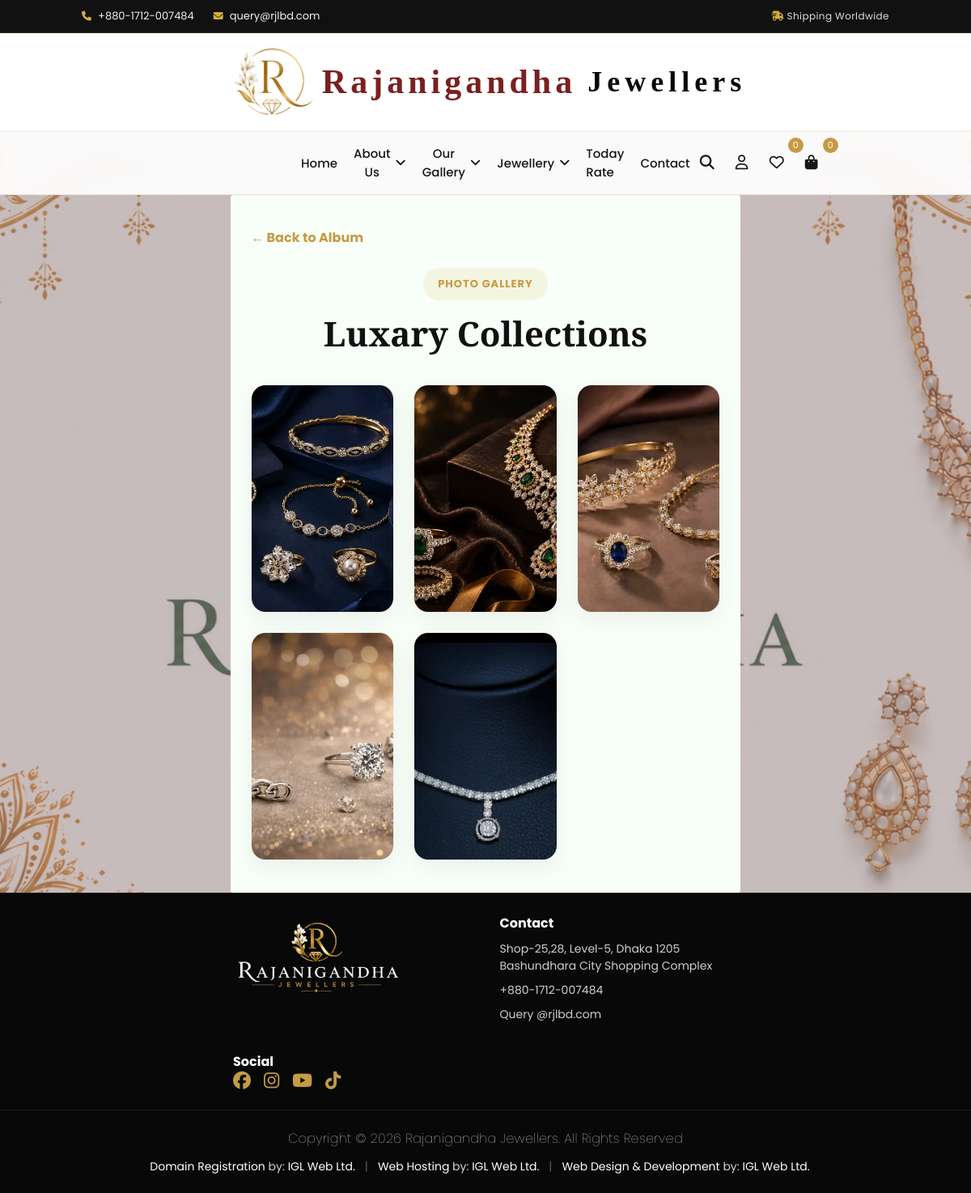
Screenshot of /photo-gallery/luxary-collections/ with the database file from the repository.
### apps/pages/models.py (models this page shows, shortened)
class PhotoAlbum(models.Model):
    title = models.CharField(max_length=120)
    cover_image = models.ImageField(upload_to="albums/")
    slug = models.SlugField(unique=True, blank=True)
    order = models.PositiveIntegerField(default=0)
    class Meta:
        ordering = ["order", "-id"]

class PhotoGallery(models.Model):
    album = models.ForeignKey(
        PhotoAlbum,
        on_delete=models.CASCADE,
        related_name="photos"
    )
    title = models.CharField(
        max_length=120,
        blank=True,
        null=True
    )
    slug = models.SlugField(
        unique=True,
        blank=True
    )
    image = models.ImageField(
        upload_to="gallery/"
    )
    order = models.PositiveIntegerField(
        default=0
    )
    class Meta:
        ordering = ["order", "-id"]

### apps/pages/views.py (the view)
# urls.py: path('photo-gallery/<slug:slug>/', views.photo_gallery, name='photo_gallery'),
def photo_gallery(request, slug):
    album = get_object_or_404(PhotoAlbum, slug=slug)
    photos = album.photos.all()
    return render(request, "pages/photo_gallery.html", {
        "album": album,
        "photos": photos
    })

### apps/pages/context_processors.py (called while the page is built)
def nav_item(request):
    menues = Menue.objects.filter(is_visible=True).prefetch_related(
        Prefetch(
            "categories",
            queryset=Category.objects.filter(is_visible=True).order_by("order"),
            to_attr="visible_categories"
        )
    )
    return {
        "menues": menues,
    }

def cart_context(request):
    cart_count = 0
    if request.user.is_authenticated:
        cart_count = Cart.objects.filter(
            user=request.user
        ).aggregate(
            total=Sum("quantity")
        )["total"] or 0
    return {
        "cart_count": cart_count,
    }

def wishlist_context(request):
    wishlist_count = 0
    if request.user.is_authenticated:
        wishlist_count = Wishlist.objects.filter(
            user=request.user
        ).count()
    return {
        "wishlist_count": wishlist_count,
    }

### apps/pages/templates/pages/photo_gallery.html (shortened to what this page needs)
{% extends "base/base.html" %}
{% load static %}
{% block content %}
<div class="cart_border">
<section class="gallery-page">
    <a href="{% url 'pages:photo_album' %}" class="back-btn">
        ← Back to Album
    </a>
    <div class="gallery-title">
        <span>PHOTO GALLERY</span>
        <h1>{{ album.title }}</h1>
    </div>
    <div class="gallery-grid">
        {% for photo in photos %}
        <div class="gallery-card">
            <img src="{{ photo.image.url }}" alt="{{ photo.title }}">
        </div>
        {% empty %}
        <h2>No Photo Found</h2>
        {% endfor %}
    </div>
</section>
</div>
{% endblock %}

### apps/pages/static/css/frontend.css (style rules this page uses)
:root { --gold:#c59b43; --gold-dark:#9d7627; --black:#101010; --white:#ffffff; --bg:#ffffff; --card:#ffffff; --text:#171717; --muted:#6f6f6f; --border:#e9e2d3; --shadow:0 18px 45px rgba(0,0,0,.08); }
* { margin:0; padding:0; box-sizing:border-box; }
html { scroll-behavior:smooth; }
body { font-family:'Poppins',sans-serif; background: #f0ebeb; color:var(--text); }
a { color:inherit; text-decoration:none; }
img { max-width:100%; display:block; }
.cart_border { margin: 0px 285px 0px 285px; background: #f8fff9; border-radius: 0.5%; }
.body_image { position: relative; min-height: 100vh; background-image: url("../images/baner.png"); background-repeat: no-repeat; background-position: center center; background-size: 1890px; background-attachment: fixed; }
.body_image::before { content: ""; position: fixed; inset: 0; background: rgba(156, 136, 136, 0.55); z-index: -1; }

### apps/pages/templates/pages/photo_gallery.html (style rules this page uses)
.gallery-page { padding:40px 4%; }
.gallery-title { text-align:center; margin-bottom:35px; }
.gallery-title span { display:inline-block; padding:10px 18px; border-radius:30px; background:rgba(212,175,55,.12); color:#c59b43; font-size:13px; font-weight:700; letter-spacing:1px; margin-bottom:12px; }
.gallery-title h1 { font-size:42px; color:#111; font-family:'Playfair Display',serif; }
.gallery-grid { display:grid; grid-template-columns:repeat(3, 1fr); gap:24px; }
.gallery-card { background:#fff; border:1px solid #eee; border-radius:18px; overflow:hidden; box-shadow:0 10px 30px rgba(0,0,0,.06); }
.gallery-card img { width:100%; height:280px; object-fit:cover; display:block; }
.back-btn { display:inline-block; margin-bottom:25px; color:#c59b43; font-weight:700; text-decoration:none; }

### rows the page displays
PhotoAlbum: title "Luxary Collections"
PhotoGallery: image (picture)
PhotoGallery: image (picture)
PhotoGallery: image (picture)
PhotoGallery: image (picture)
PhotoGallery: image (picture)

### other values shown
{{ wishlist_count|default:0 }} "0"
{{ cart_count|default:0 }} "0"
